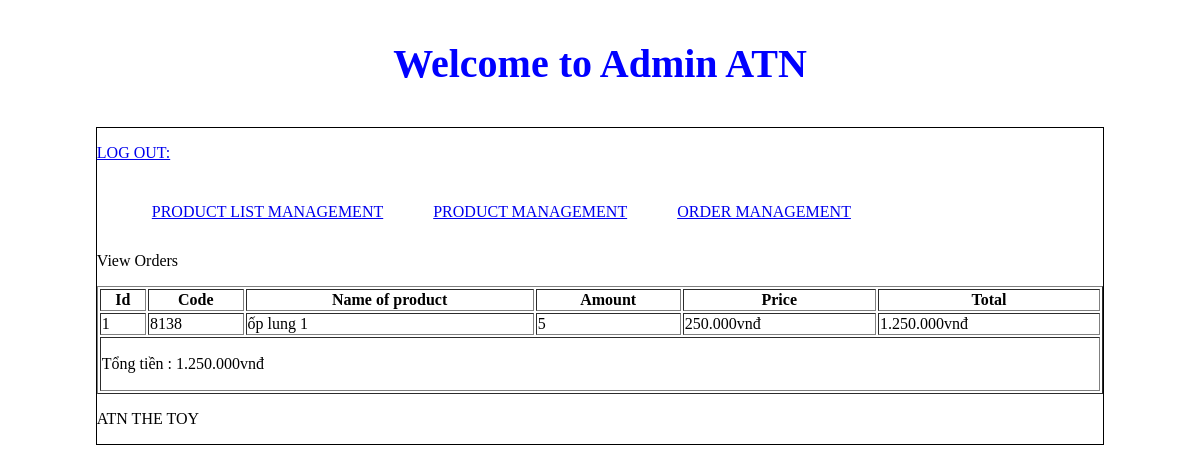
The app's page /admincp/index.php?action=donhang&query=xemdonhang&code=8138 with its own data.
### tables this page shows
CREATE TABLE `tbl_cart_details` (
  `id_cart_details` int(11) NOT NULL,
  `code_cart` varchar(10) NOT NULL,
  `id_sanpham` int(11) NOT NULL,
  `soluongmua` int(11) NOT NULL
);

CREATE TABLE `tbl_sanpham` (
  `id_sanpham` int(11) NOT NULL,
  `tensanpham` varchar(250) NOT NULL,
  `masp` varchar(100) NOT NULL,
  `giasp` varchar(50) NOT NULL,
  `soluong` int(11) NOT NULL,
  `hinhanh` varchar(50) NOT NULL,
  `tomtat` text NOT NULL,
  `noidung` text NOT NULL,
  `tinhtrang` int(11) NOT NULL,
  `id_danhmuc` int(11) NOT NULL
);

### admincp/modules/quanlydonhang/xemdonhang.php (the view)
<p>View Orders</p>
<?php
	$code = $_GET['code'];
	$sql_lietke_dh = "SELECT * FROM tbl_cart_details,tbl_sanpham WHERE tbl_cart_details.id_sanpham=tbl_sanpham.id_sanpham AND tbl_cart_details.code_cart='".$code."' ORDER BY tbl_cart_details.id_cart_details DESC";
	$query_lietke_dh = mysqli_query($mysqli,$sql_lietke_dh);
?>
<table style="width:100%" border="1" style="border-collapse: collapse;">
  <tr>
  	<th>Id</th>
    <th>Code</th>
    <th>Name of product</th>
    <th>Amount</th>
    <th>Price</th>
    <th>Total</th>
  </tr>
  <?php
  $i = 0;
  $tongtien = 0;
  while($row = mysqli_fetch_array($query_lietke_dh)){
  	$i++;
  	$thanhtien = $row['giasp']*$row['soluongmua'];
  	$tongtien += $thanhtien ;
  ?>
  <tr>
  	<td><?php echo $i ?></td>
    <td><?php echo $row['code_cart'] ?></td>
    <td><?php echo $row['tensanpham'] ?></td>
    <td><?php echo $row['soluongmua'] ?></td>
    <td><?php echo number_format($row['giasp'],0,',','.').'vnđ' ?></td>
    <td><?php echo number_format($thanhtien,0,',','.').'vnđ' ?></td>
  </tr>
  <?php
  }
  ?>
  <tr>
  	<td colspan="6">
   		<p>Tổng tiền : <?php echo number_format($tongtien,0,',','.').'vnđ' ?></p>
   	</td>
  </tr>
</table>

### records on screen
tbl_cart_details: code_cart "8138", id_sanpham.tensanpham "ốp lung 1", soluongmua "5", id_sanpham.giasp "250.000", thanhtien "1.250.000"

### other values on screen
$tongtien "1.250.000"
